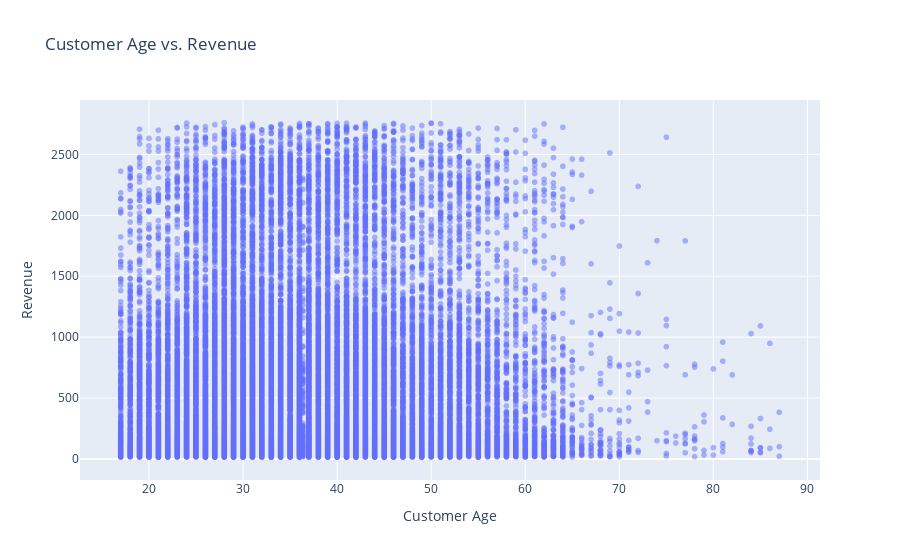

This figure's notebook cell:
### Markdown cell above
### Distribution of Customer Age Statistical Interpretation

This histogram with a marginal box plot visualizes the distribution of `Customer Age`.

- **Observations:** The histogram shows a distribution of customer ages, with the highest frequency in the late 20s to early 40s. The distribution appears somewhat skewed to the right, indicating a tail of older customers, although the box plot suggests the median is close to the center of the interquartile range. The box plot also provides a summary of the distribution, showing the median age, the spread of the middle 50% of ages (the box), and potential outliers (points outside the whiskers).
- **Statistical Relevance:** Understanding the distribution of customer age provides insights into the primary demographic of customers. The concentration in a certain age range can inform targeted marketing and sales strategies. The presence of a tail of older customers might suggest opportunities to cater to a broader age range. The box plot helps identify the central tendency, variability, and potential extreme values in customer ages.

### Code cell
# Explore the relationship between Customer Age and Revenue
fig2 = px.scatter(df, x='Customer Age', y='Revenue', opacity=0.5, title='Customer Age vs. Revenue')
fig2.update_layout(xaxis_title='Customer Age', yaxis_title='Revenue')
fig2.show()

### Figure 1 — Plotly figure (JSON) as saved in the notebook; plotly's stock layout.template omitted (floating-point values rounded to 4 significant figures; data arrays with more than 128 entries replaced by an {"elided": "..."} marker saying what was removed)
{"data": [{"hovertemplate": "Customer Age=%{x}<br>Revenue=%{y}<extra></extra>", "legendgroup": "", "marker": {"color": "#636efa", "opacity": 0.5, "symbol": "circle"}, "mode": "markers", "name": "", "showlegend": false, "type": "scattergl", "x": {"elided": "32263 float values"}, "xaxis": "x", "y": {"elided": "32263 float values"}, "yaxis": "y"}], "layout": {"legend": {"tracegroupgap": 0}, "title": {"text": "Customer Age vs. Revenue"}, "xaxis": {"anchor": "y", "domain": [0, 1], "title": {"text": "Customer Age"}}, "yaxis": {"anchor": "x", "domain": [0, 1], "title": {"text": "Revenue"}}}}
